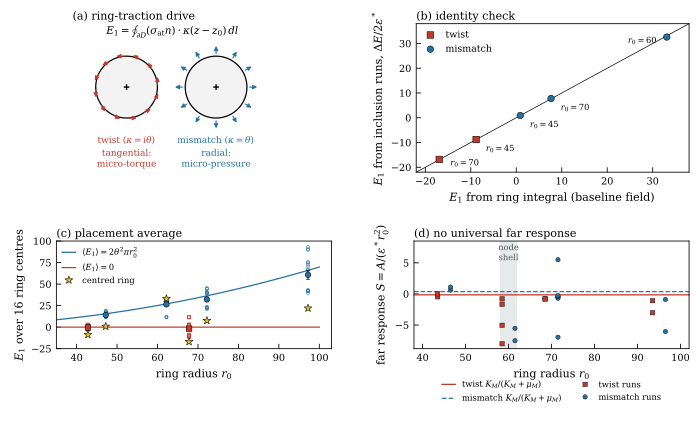

This figure's Python source:
from style import *
import json
from matplotlib.patches import Circle, FancyArrowPatch
fig=plt.figure(figsize=(W2,4.3))
ga=fig.add_gridspec(1,2,left=0.02,right=0.985,top=0.945,bottom=0.6,wspace=0.3,width_ratios=[1.15,1])
gb=fig.add_gridspec(1,2,left=0.08,right=0.985,top=0.44,bottom=0.19,wspace=0.3)
gs=[ga[0],ga[1],gb[0],gb[1]]
# (a) schematic
ax=fig.add_subplot(gs[0]); ax.set_aspect('equal'); ax.axis('off')
for cx,typ,col in ((-1.45,'t',CT),(1.45,'r',CM)):
    ax.add_patch(Circle((cx,0),1.0,fc='#f3f3f3',ec='k',lw=0.9))
    for a in np.linspace(0,2*np.pi,12,endpoint=False):
        p=np.array([cx+np.cos(a),np.sin(a)])
        d=np.array([-np.sin(a),np.cos(a)]) if typ=='t' else np.array([np.cos(a),np.sin(a)])
        ax.add_patch(FancyArrowPatch(p,p+0.42*d,arrowstyle='-|>',mutation_scale=6,lw=0.8,color=col))
    ax.plot(cx,0,'k+',ms=4)
ax.text(-1.45,-1.55,'twist ($\\kappa=i\\theta$)\ntangential:\nmicro-torque',ha='center',va='top',fontsize=6.5,color=CT)
ax.text(1.45,-1.55,'mismatch ($\\kappa=\\theta$)\nradial:\nmicro-pressure',ha='center',va='top',fontsize=6.5,color=CM)
ax.text(0.05,1.55,r'$E_1=\oint_{\partial D}(\sigma_{\rm at}n)\cdot\kappa(z-z_0)\,dl$',ha='center',va='bottom',fontsize=7.5)
ax.set_xlim(-3.2,3.2); ax.set_ylim(-2.75,2.05)
plabel(ax,'(a)','ring-traction drive')
# (b) identity vs observed
ax=fig.add_subplot(gs[1])
pts=[('twist',45,-8.82,-8.80),('twist',70,-16.94,-16.84),('mismatch',45,0.877,0.9),('mismatch',60,33.10,32.6),('mismatch',70,7.649,7.76)]
for fam,r0,a,b in pts:
    c=CT if fam=='twist' else CM; mk='s' if fam=='twist' else 'o'
    ax.scatter(a,b,s=22,marker=mk,facecolor=c,edgecolor='k',lw=0.4,zorder=3)
    off={('twist',70):(8,-3),('twist',45):(7,-7),('mismatch',45):(7,-7),('mismatch',70):(7,-7),('mismatch',60):(-7,-3)}[(fam,r0)]
    ax.annotate(f'$r_0={r0}$',(a,b),xytext=off,textcoords='offset points',fontsize=6,ha='left' if off[0]>0 else 'right',va='center')
xx=np.array([-22,38]); ax.plot(xx,xx,'k-',lw=0.5); ax.set_xlim(-22,38); ax.set_ylim(-22,38)
ax.scatter([],[],s=22,marker='s',facecolor=CT,edgecolor='k',lw=0.4,label='twist'); ax.scatter([],[],s=22,marker='o',facecolor=CM,edgecolor='k',lw=0.4,label='mismatch')
ax.legend(loc='upper left'); ax.set_xlabel(r'$E_1$ from ring integral (baseline field)'); ax.set_ylabel(r'$E_1$ from inclusion runs, $\Delta E/2\varepsilon^*$')
plabel(ax,'(b)','identity check')
# (c) placement statistics
ax=fig.add_subplot(gs[2])
Et=json.load(open(Dd+'e1place.json')); Em=json.load(open(Dd+'e1place_a0_L150.json')); Em.update(json.load(open(Dd+'e1place_a0_L200.json')))
rr=np.linspace(0,100,100); ax.plot(rr,2*TH**2*np.pi*rr**2,'-',c=CM,lw=0.9,label=r'$\langle E_1\rangle=2\theta^2\pi r_0^2$')
ax.plot(rr,0*rr,'-',c=CT,lw=0.9,label=r'$\langle E_1\rangle=0$')
for E,c,mk,off in ((Et,CT,'s',-2.2),(Em,CM,'o',2.2)):
    for k,v in E.items():
        r0=float(k); v=np.array(v)
        ax.plot(np.full(len(v)-1,r0+off),v[1:],mk,ms=2.2,mfc='none',mec=c,mew=0.5,alpha=0.8)
        ax.errorbar(r0+off,v.mean(),yerr=v.std()/np.sqrt(len(v)),fmt=mk,ms=4,mfc=c,mec='k',mew=0.4,ecolor='k',elinewidth=0.8,capsize=1.5,zorder=4)
        ax.plot(r0+off,v[0],'*',ms=6,mfc='#f1c40f',mec='k',mew=0.4,zorder=5)
ax.plot([],[],'*',ms=6,mfc='#f1c40f',mec='k',mew=0.4,label='centred ring')
ax.set_xlim(35,103); ax.set_ylim(-25,100); ax.set_xlabel(r'ring radius $r_0$'); ax.set_ylabel(r'$E_1$ over 16 ring centres')
ax.legend(loc='upper left',fontsize=6.0)
plabel(ax,'(c)','placement average')
# (d) S_fit scatter
ax=fig.add_subplot(gs[3])
RF=json.load(open(Dd+'ringfit.json'))
tw=[(float(k.split()[0][3:]),v['S_eff']) for k,v in RF.items()]
I=json.load(open(Dd+'incl_90_L200_r95.json')); tw+=[(95.,v['S_fit']) for v in I['runs'].values()]
mm=[]
for f in ['incl_0_L150_r45','incl_0_L150_r60','incl_0_L150_r70','incl_0_L200_r95']:
    I=json.load(open(Dd+f+'.json')); mm+=[(float(I['r0']),v['S_fit']) for v in I['runs'].values()]
tw=np.array(tw); mm=np.array(mm)
ax.axhspan(-0.149-0.02,-0.149+0.02,color=CT,alpha=0.25,lw=0); ax.axhline(-0.149,c=CT,lw=0.9,label=r'twist $K_M/(K_M+\mu_M)$')
ax.axhline(0.363,c=CM,lw=0.9,ls='--',label=r'mismatch $K_M/(K_M+\mu_M)$')
ax.plot(tw[:,0]-1.5,tw[:,1],'s',ms=3.2,mfc=CT,mec='k',mew=0.3,label='twist runs')
ax.plot(mm[:,0]+1.5,mm[:,1],'o',ms=3.2,mfc=CM,mec='k',mew=0.3,label='mismatch runs')
ax.axvspan(58,62,color=CG,alpha=0.18,lw=0); ax.text(60,8.2,'node\nshell',fontsize=6,color='#555',ha='center',va='top')
ax.set_xlim(38,102); ax.set_ylim(-8.8,8.5); ax.set_xlabel(r'ring radius $r_0$'); ax.set_ylabel(r'far response $S=A/(\varepsilon^* r_0^2)$')
ax.legend(loc='upper center',bbox_to_anchor=(0.5,-0.24),ncol=2,fontsize=6.0)
plabel(ax,'(d)','no universal far response')
save(fig,'fig8')
